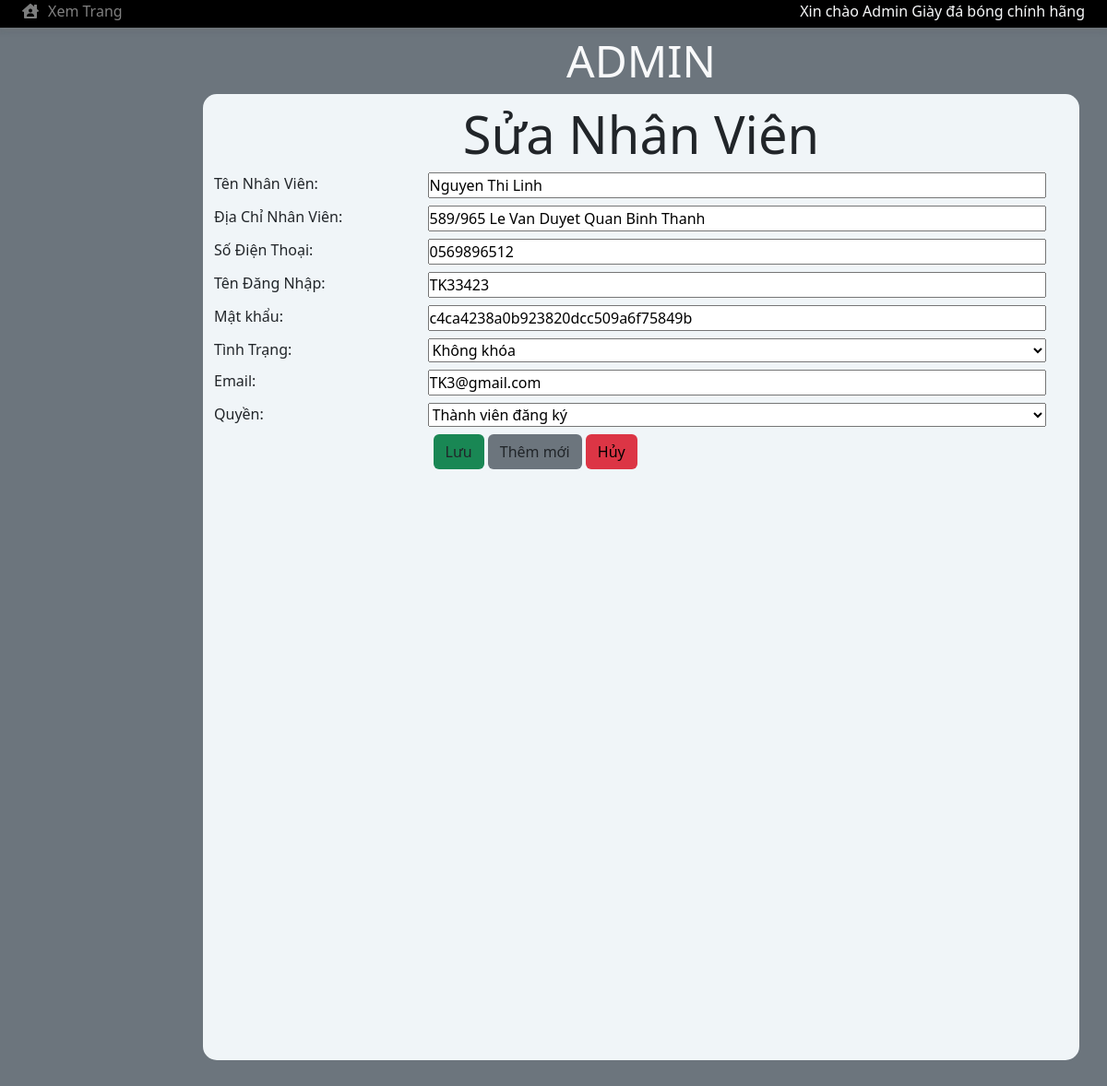
/admin/editnv.php?hd=s&id=1, run on the app's committed database.
### tables this page shows
CREATE TABLE `nhanvien` (
  `MaNhanVien` varchar(50) NOT NULL,
  `Quyen` tinyint(1) NOT NULL,
  `DiaChi` varchar(50) NOT NULL,
  `TenNhanVien` varchar(50) NOT NULL,
  `SDT` varchar(50) NOT NULL,
  `MaTaiKhoan` int(50) NOT NULL,
  `TrangThai` int(2) NOT NULL DEFAULT 1
);

CREATE TABLE `taikhoan` (
  `MaTaiKhoan` int(50) NOT NULL,
  `TenDN` varchar(50) NOT NULL,
  `MatKhau` varchar(50) NOT NULL,
  `Email` varchar(50) NOT NULL,
  `NgayTao` date NOT NULL,
  `TinhTrang` tinyint(1) NOT NULL,
  `Quyen` varchar(50) NOT NULL,
  `TrangThai` int(2) NOT NULL DEFAULT 1
);

### admin/editnv.php (the view, shortened to what this page needs)
<!DOCTYPE html>
<html lang="en">
<head>
    <link rel="stylesheet" href="https://cdnjs.cloudflare.com/ajax/libs/font-awesome/5.15.4/css/all.min.css"
 />
    <link rel="stylesheet" href="./css/bootstrap.min.css">
    <link rel="stylesheet" href="./css/admin.css">
</head>
<body>
    <div class="wrapper" style=" background-color: #6c757d;height:100%;min-height:100vh">
        <?php include('template/topbar_ad.php'); ?>
        <div class="container">
            <div class="row " style="min-height:1200px;padding-bottom:50px;position: relative;">
                <div class="col-2 d-none d-lg-block d-md-block"></div>
                <div id="main" class="col col-12 col-lg-10 col-md-10 ">
                    <?php include('template/header_ad.php'); ?>
                    <div id="content" class="row" style="background-color:#f0f5f8;height:calc(100% - 72px)">
                        <div class="main mx-auto ">
                            <?php
                            include('../db/dbconnect.php');
                            if (isset($_GET['id'])) {
                                $id = $_GET['id'];
                                echo '<div class="row justify-content-center display-4">Sửa Nhân Viên</div>';
                                $sql = 'SELECT * FROM nhanvien WHERE MaNhanVien="' . $id . '"';
                                $result = $conn->query($sql);
                                if (mysqli_num_rows($result) > 0) {
                                    $row = mysqli_fetch_assoc($result);
                                    $ten = $row["TenNhanVien"];
                                    $diaChi = $row["DiaChi"];
                                    $sdt = "".$row["SDT"];
                                    $selectTaiKhoan = 'SELECT * FROM taikhoan WHERE MaTaiKhoan = "'. $row['MaTaiKhoan'] . '"';
                                    $resultTaiKhoan = mysqli_query($conn, $selectTaiKhoan);
                                    $rowTaiKhoan = mysqli_fetch_assoc($resultTaiKhoan);
                                    $tenDN=$rowTaiKhoan['TenDN'];
                                    $matKhau=$rowTaiKhoan['MatKhau'];
                                    $tinhTrang=$rowTaiKhoan['TinhTrang'];
                                    $quyen=$rowTaiKhoan['Quyen'];
                                    $email=$rowTaiKhoan['Email'];
                                }
                                else {echo"lỗi";}
                            }
                                $listQuyen = [];
                                $sql = "SELECT * FROM quyen";
                                $result = $conn->query($sql);
                                if ($result->num_rows > 0) {
                                    while ($row = $result->fetch_assoc()) {
                                        $listQuyen[$row['MaQuyen']]=$row['TenQuyen'];
                                    }
                                }
                            ?>
                            <form action="xuly/xulyEditNV.php" method="post" >
                                <div class="row mt-2">
                                    <label class="row">
                                        <div class="col col-3">Tên Nhân Viên: </div>
                                        <div class="col col-9">
                                            <input class="w-100" required type="text" name='ten' value="<?php echo $ten; ?>">
                                        </div>
                                    </label>
                                </div>
                                <div class="row mt-2">
                                    <label class="row">
                                        <div class="col col-3">Địa Chỉ Nhân Viên: </div>
                                        <div class="col col-9">
                                            <input class="w-100" required type="text" name='diachi' value="<?php echo $diaChi; ?>">
                                        </div>
                                    </label>
                                </div>
                                <div class="row mt-2">
                                    <label class="row">
                                        <div class="col col-3">Số Điện Thoại: </div>
                                        <div class="col col-9">
                                            <input class="w-100" required type="text" name='sdt' value="<?php echo $sdt; ?>">
                                        </div>
                                    </label>
                                </div>
                                <div class="row mt-2">
                                    <label class="row">
                                        <div class="col col-3">Tên Đăng Nhập: </div>
                                        <div class="col col-9">
                                            <input class="w-100" required type="text" name='tendn' value="<?php echo $tenDN; ?>">
                                        </div>
                                    </label>
                                </div>
                                <div class="row mt-2">
                                    <label class="row">
                                        <div class="col col-3">Mật khẩu: </div>
                                        <div class="col col-9">
                                            <input class="w-100" required type="text" name='matkhau' value="<?php echo $matKhau; ?>">
                                        </div>
                                    </label>
                                </div>
                                <div class="row mt-2">
                                    <label class="row">
                                        <div class="col col-3">Tình Trạng: </div>
                                        <div class="col col-9">
                                            <select class="w-100" name="tinhtrang">
                                                <?php
                                                if($tinhTrang=="0"){
                                                    echo "<option value='0' selected>Khóa</option>";
                                                    echo "<option value='1' >Không khóa</option>";
                                                }
                                                else {
                                                    echo "<option value='1' selected>Không khóa</option>";
                                                }
                                                ?>
                                                </select>
                                        </div>
                                    </label>
                                </div>
                                <div class="row mt-2">
                                    <label class="row">
                                        <div class="col col-3">Email: </div>
                                        <div class="col col-9">
                                            <input class="w-100" required type="text" name='email' value="<?php echo $email; ?>">
                                        </div>
                                    </label>
                                </div>
                                <div class="row mt-2">
                                    <label class="row">
                                        <div class="col col-3">Quyền:</div>
                                        <div class="col col-9">
                                            <select class="w-100" name="quyen">
                                            <?php
                                                foreach($listQuyen as $ma=>$ten){
                                                    if($ma==$quyen)
                                                    echo'<option value='.$ma.' selected>'.$ten.'</option>';
                                                    else
                                                    echo"<option value='$ma'>$ten</option>";
                                                }
                                                ?>
                                            </select>
                                        </div>
                                    </label>
                                </div>
                                <div class="row mt-2">
                                    <div class="col col-3"></div>
                                    <div class="col col-9">
                                        <?php
                                        if (isset($_GET['id'])) {
                                            echo '<a><input type="submit" class="btn bg-success" name="hd" value="Lưu"></a>';
                                            echo "<a class='text-black' href='editnv.php'>
                                                <div class='btn bg-secondary'>Thêm mới</div>
                                            </a>";
                                        } else
                                            echo '<input type="submit" class="btn bg-success"name="hd" value="Thêm">';
                                        ?>
                                        <a href="index.php?id=nd ">
                                            <div class='btn text-black bg-danger'>Hủy</div>
                                        </a>
                                    </div>
                                </div>
                            </form>
                        </div>
                    </div>
                </div>
            </div>
        </div>
        </div>
</body>
</html>

### admin/css/admin.css (style rules this page uses)
* { padding: 0; margin: 0; box-sizing: border-box; }
p,a { text-decoration:none; margin: 0 !important; padding: 0 !important; }
@media (min-width: 768px) { #main { margin-top:30px !important; } }
@media (min-width: 992px) { #main { margin-top:30px !important; } }
#main { margin-top: 56px; }
#main > *:nth-child(2) > * { margin-top: 10px !important; margin-bottom: 10px !important; }
#main > *:nth-child(2) { border-radius: 15px; margin-bottom: 50px; }

### data on the page
nhanvien: ten "Nguyen Thi Linh", diachi "589/965 Le Van Duyet Quan Binh Thanh", sdt "0569896512"
taikhoan: tendn "TK33423", matkhau "c4ca4238a0b923820dcc509a6f75849b", tinhtrang "Không khóa", email "TK3@gmail.com", quyen "Thành viên đăng ký"
